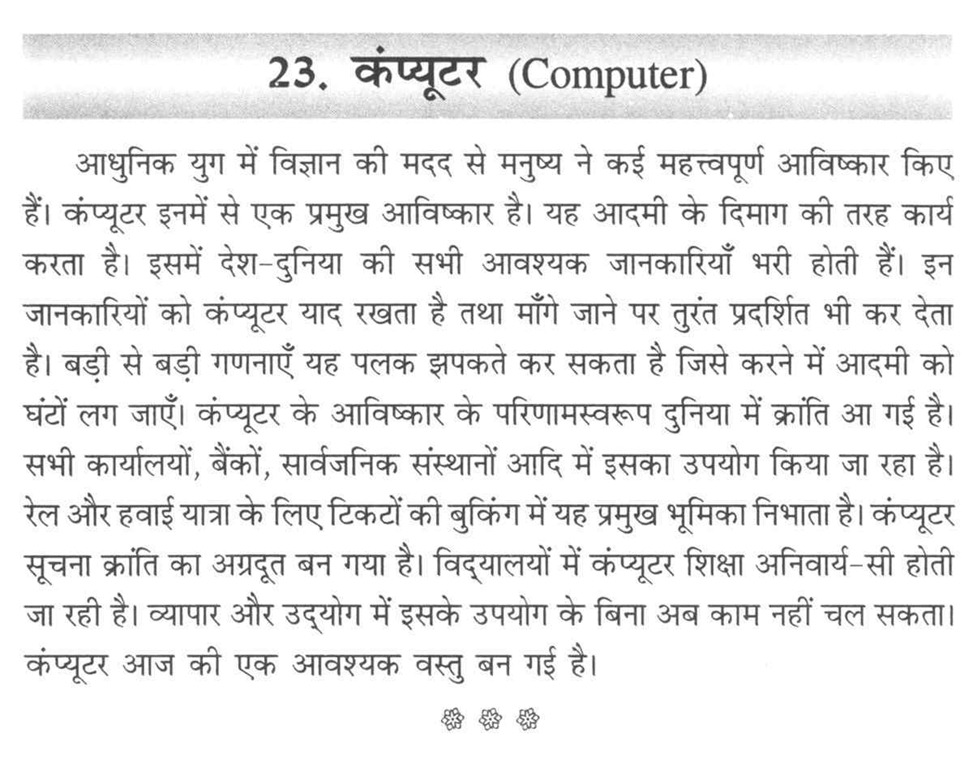
#> input picture ht5.jpg, 973 x 768 px
$ python hindi_recog.py   (older library calls are emulated)
#> lines starting #> are read from the running program, lines starting #| are printed output that depends on the picture; after the words box and inside, x2 and y2 are one past the last pixel; in counts of white or black regions, pixels touching at a corner belong together
import cv2
import numpy as np

img = cv2.imread('ht5.jpg')
#> img is the input picture: shape (768, 973, 3); min 40, max 255, mean 235
imgGray = cv2.cvtColor(img, cv2.COLOR_BGR2GRAY)
imgBlurred = cv2.GaussianBlur(imgGray, (5, 5), 0)
imgThresh = cv2.adaptiveThreshold(imgBlurred, 255, cv2.ADAPTIVE_THRESH_GAUSSIAN_C, cv2.THRESH_BINARY_INV, 11, 7)
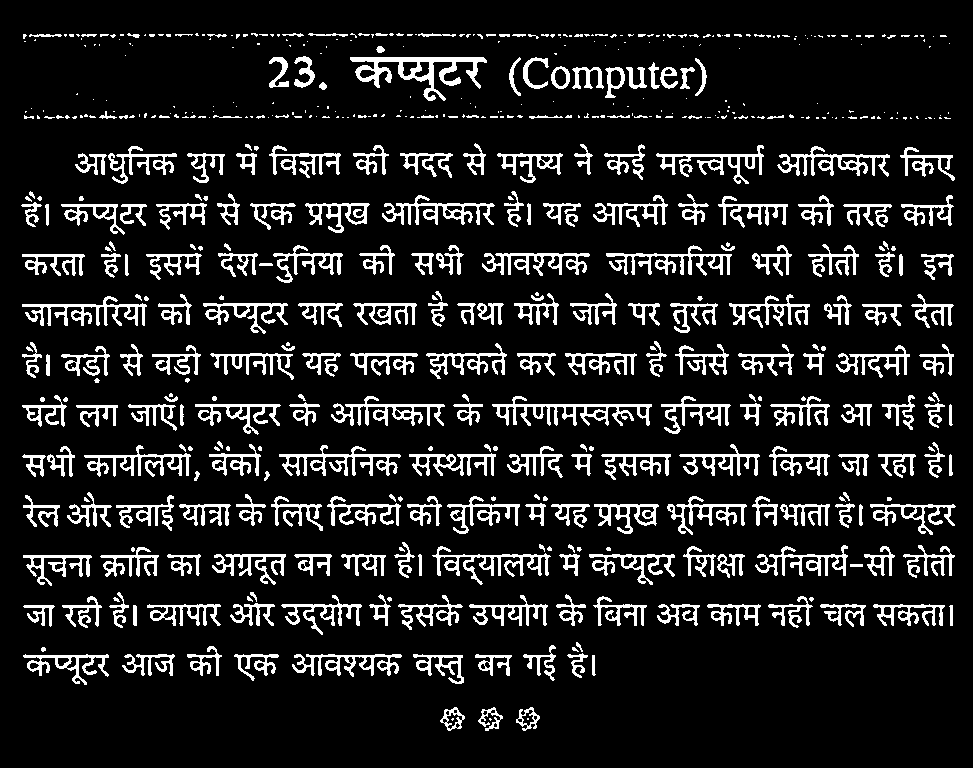
#> imgThresh: shape (768, 973); 12.3% white; 570 white regions (291 under 20 px)

imgContours, npaContours, npaHierarchy = cv2.findContours(imgThresh, cv2.RETR_TREE, cv2.CHAIN_APPROX_SIMPLE)
#> npaContours = 774 contours, 377 with area under 20; largest, box (x1, y1, x2, y2) and area: (350, 57, 487, 101) 2002, (492, 396, 652, 426) 1463, (279, 445, 401, 476) 1002, (331, 396, 445, 426) 978, (432, 546, 551, 585) 973; npaHierarchy = 774 rows, first 6: [1, -1, -1, -1], [6, 0, 2, -1], [3, -1, -1, 1], [4, 2, -1, 1], [-1, 3, 5, 1], [-1, -1, -1, 4]

npaClassifications = np.loadtxt("classifications.txt", np.float32)
#> (the run stopped early here; a loop or call above may not have finished)

$ run again, with ht2.png saved as ht5.jpg
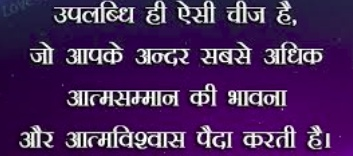
#> input picture ht2.png, 353 x 156 px
#> img is the input picture: shape (156, 353, 3); mean B, G, R 90.9, 39.4, 72.4
#> `imgBlurred = cv2.GaussianBlur(imgGray, (5, 5), 0)`:
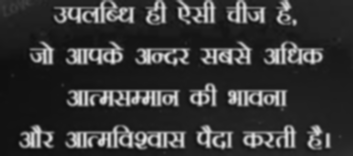
#> imgBlurred: shape (156, 353); min 14, max 229, mean 55.2
#> `imgThresh = cv2.adaptiveThreshold(imgBlurred, 255, cv2.ADAPTIVE_THRESH..`:
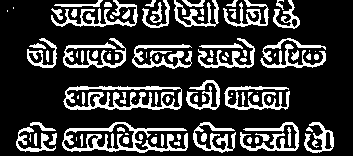
#> imgThresh: shape (156, 353); 22.2% white; 96 white regions (22 under 20 px)
#> npaContours = 103 contours, 49 with area under 20; largest, box (x1, y1, x2, y2) and area: (63, 86, 182, 110) 2466, (62, 122, 188, 153) 1973, (65, 88, 182, 108) 1544, (63, 123, 135, 150) 1015, (51, 0, 138, 27) 435; npaHierarchy = 103 rows, first 6: [1, -1, -1, -1], [2, 0, -1, -1], [3, 1, -1, -1], [4, 2, -1, -1], [5, 3, -1, -1], [6, 4, -1, -1]

$ run again, with ht4.png saved as ht5.jpg
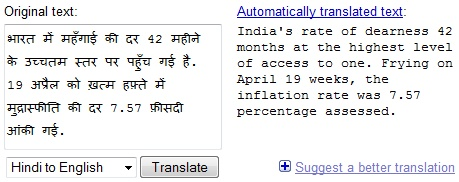
#> input picture ht4.png, 459 x 182 px
#> img is the input picture: shape (182, 459, 3); mean B, G, R 237.1, 236.1, 236
#> `imgBlurred = cv2.GaussianBlur(imgGray, (5, 5), 0)`:
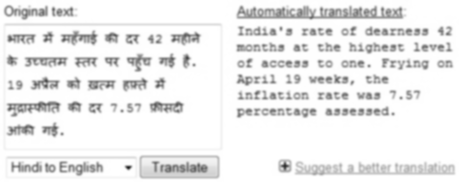
#> imgBlurred: shape (182, 459); min 34, max 255, mean 236.2
#> `imgThresh = cv2.adaptiveThreshold(imgBlurred, 255, cv2.ADAPTIVE_THRESH..`:
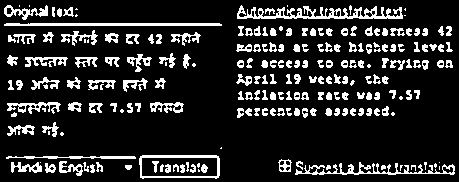
#> imgThresh: shape (182, 459); 15.3% white; 211 white regions (36 under 20 px)
#> npaContours = 287 contours, 125 with area under 20; largest, box (x1, y1, x2, y2) and area: (139, 155, 220, 179) 1742, (141, 157, 218, 177) 1442, (237, 5, 403, 19) 810, (295, 162, 455, 175) 463, (4, 23, 222, 26) 422; npaHierarchy = 287 rows, first 6: [1, -1, -1, -1], [2, 0, -1, -1], [3, 1, -1, -1], [4, 2, -1, -1], [5, 3, -1, -1], [6, 4, -1, -1]
